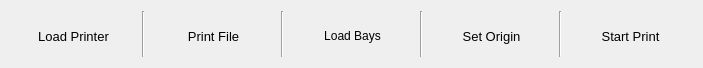
<?xml version="1.0" encoding="UTF-8"?>
<ui version="4.0">
 <class>Form</class>
 <widget class="QWidget" name="Form">
  <property name="geometry">
   <rect>
    <x>0</x>
    <y>0</y>
    <width>703</width>
    <height>68</height>
   </rect>
  </property>
  <property name="sizePolicy">
   <sizepolicy hsizetype="Fixed" vsizetype="Fixed">
    <horstretch>0</horstretch>
    <verstretch>0</verstretch>
   </sizepolicy>
  </property>
  <property name="minimumSize">
   <size>
    <width>703</width>
    <height>68</height>
   </size>
  </property>
  <property name="maximumSize">
   <size>
    <width>16777215</width>
    <height>68</height>
   </size>
  </property>
  <property name="windowTitle">
   <string>Form</string>
  </property>
  <layout class="QHBoxLayout" name="horizontalLayout">
   <property name="sizeConstraint">
    <enum>QLayout::SetDefaultConstraint</enum>
   </property>
   <item>
    <widget class="QPushButton" name="printerButton">
     <property name="sizePolicy">
      <sizepolicy hsizetype="Minimum" vsizetype="Fixed">
       <horstretch>0</horstretch>
       <verstretch>0</verstretch>
      </sizepolicy>
     </property>
     <property name="minimumSize">
      <size>
       <width>125</width>
       <height>50</height>
      </size>
     </property>
     <property name="font">
      <font>
       <pointsize>10</pointsize>
      </font>
     </property>
     <property name="text">
      <string>Load Printer</string>
     </property>
     <property name="flat">
      <bool>true</bool>
     </property>
    </widget>
   </item>
   <item>
    <widget class="Line" name="line">
     <property name="orientation">
      <enum>Qt::Vertical</enum>
     </property>
    </widget>
   </item>
   <item>
    <widget class="QPushButton" name="fileButton">
     <property name="sizePolicy">
      <sizepolicy hsizetype="Minimum" vsizetype="Fixed">
       <horstretch>0</horstretch>
       <verstretch>0</verstretch>
      </sizepolicy>
     </property>
     <property name="minimumSize">
      <size>
       <width>125</width>
       <height>50</height>
      </size>
     </property>
     <property name="font">
      <font>
       <pointsize>10</pointsize>
      </font>
     </property>
     <property name="text">
      <string>Print File</string>
     </property>
     <property name="flat">
      <bool>true</bool>
     </property>
    </widget>
   </item>
   <item>
    <widget class="Line" name="line_4">
     <property name="orientation">
      <enum>Qt::Vertical</enum>
     </property>
    </widget>
   </item>
   <item>
    <widget class="QPushButton" name="bayButton">
     <property name="sizePolicy">
      <sizepolicy hsizetype="Minimum" vsizetype="Fixed">
       <horstretch>0</horstretch>
       <verstretch>0</verstretch>
      </sizepolicy>
     </property>
     <property name="minimumSize">
      <size>
       <width>125</width>
       <height>50</height>
      </size>
     </property>
     <property name="text">
      <string>Load Bays</string>
     </property>
     <property name="flat">
      <bool>true</bool>
     </property>
    </widget>
   </item>
   <item>
    <widget class="Line" name="line_2">
     <property name="orientation">
      <enum>Qt::Vertical</enum>
     </property>
    </widget>
   </item>
   <item>
    <widget class="QPushButton" name="originButton">
     <property name="sizePolicy">
      <sizepolicy hsizetype="Minimum" vsizetype="Fixed">
       <horstretch>0</horstretch>
       <verstretch>0</verstretch>
      </sizepolicy>
     </property>
     <property name="minimumSize">
      <size>
       <width>125</width>
       <height>50</height>
      </size>
     </property>
     <property name="font">
      <font>
       <pointsize>10</pointsize>
      </font>
     </property>
     <property name="text">
      <string>Set Origin</string>
     </property>
     <property name="flat">
      <bool>true</bool>
     </property>
    </widget>
   </item>
   <item>
    <widget class="Line" name="line_3">
     <property name="orientation">
      <enum>Qt::Vertical</enum>
     </property>
    </widget>
   </item>
   <item>
    <widget class="QPushButton" name="startButton">
     <property name="sizePolicy">
      <sizepolicy hsizetype="Minimum" vsizetype="Fixed">
       <horstretch>0</horstretch>
       <verstretch>0</verstretch>
      </sizepolicy>
     </property>
     <property name="minimumSize">
      <size>
       <width>125</width>
       <height>50</height>
      </size>
     </property>
     <property name="font">
      <font>
       <pointsize>10</pointsize>
      </font>
     </property>
     <property name="text">
      <string>Start Print</string>
     </property>
     <property name="flat">
      <bool>true</bool>
     </property>
    </widget>
   </item>
  </layout>
 </widget>
 <resources/>
 <connections/>
</ui>
